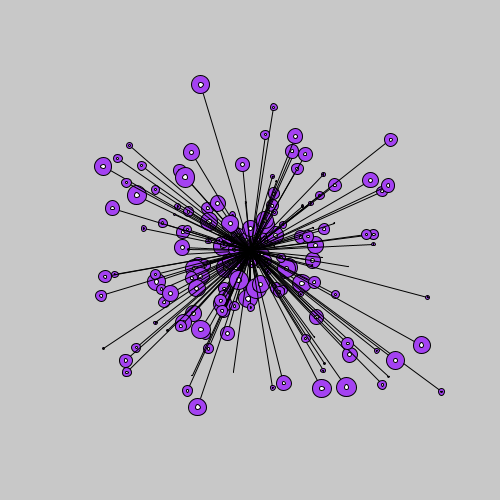
Frame 1 (no input)
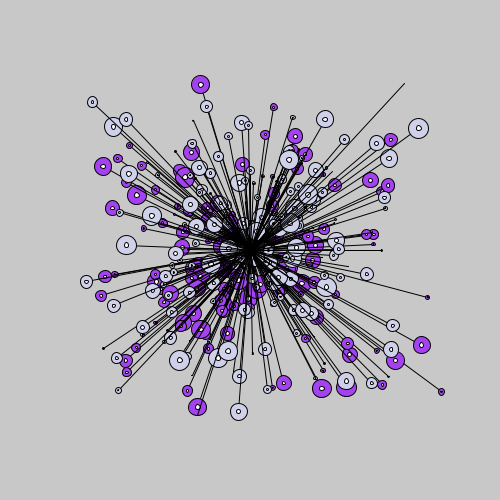
Frame 2 (the mouse pressed at the canvas centre, redrawn once)

The Processing sketch that drew these frames (run headless with seeded random() and noise(); the mouse was pressed at the canvas centre and the sketch redrawn once):

// Processing sketch: processing_61157
// ── processing_61157.pde

int TO;//variavel para o numero total de ellipses


void setup(){/*Função que serve para definir as definições*/
  size (500,500);//tamanho da tela
  background(200);//cor de fundo
  smooth();//suavizar as formas
  noLoop();//definir para que não haja loop na composição
  TO = 200;//numero total de ellipses na composição
}

void draw(){/*Função para desenhar*/
  
    float r = random (255);//variavel da cor vermelha(red)
    float g = random (255);//variavel da cor verde(green)
    float b = random (255);//variavel da cor azul(blue)
    float PosX = width/2;//variavel para a posição x das ellipses/linhas
    float PosY = height/2;//variavel para a posição y das ellipses/linhas
    float PosX2 = PosX;//variavel que dita que x é igual a x2 das linhas
    float PosY2 = PosY;//variavel que dita que y é igual a y2 das linhas
    for (int i = 0; i < TO; i++){//ciclo para as ellipses/linhas até desenhar 200 objectos
      PosX = width/2+random(-i,i);//gerar um numero para a posição x
      PosY = height/2+random(-i,i);//gerar um numero para a posição y
      float tamanho = random(20);//variavel para o tamanho das ellipses
      //...........................................
      stroke(0);//cor das linhas
      //line(x,y,x2,y2);
      line(PosX,PosY,PosX2,PosY2);//desenho das linhas
      //...........................................
      fill(r,g,b);//cor das ellipses maiores
      ellipse(PosX,PosY,tamanho,tamanho);//desenho das ellipses maiores
      //...........................................
      fill(255);//cor das ellipses menores
      ellipse(PosX,PosY,tamanho/4,tamanho/4);//desenho das ellipses menores
  }
}
